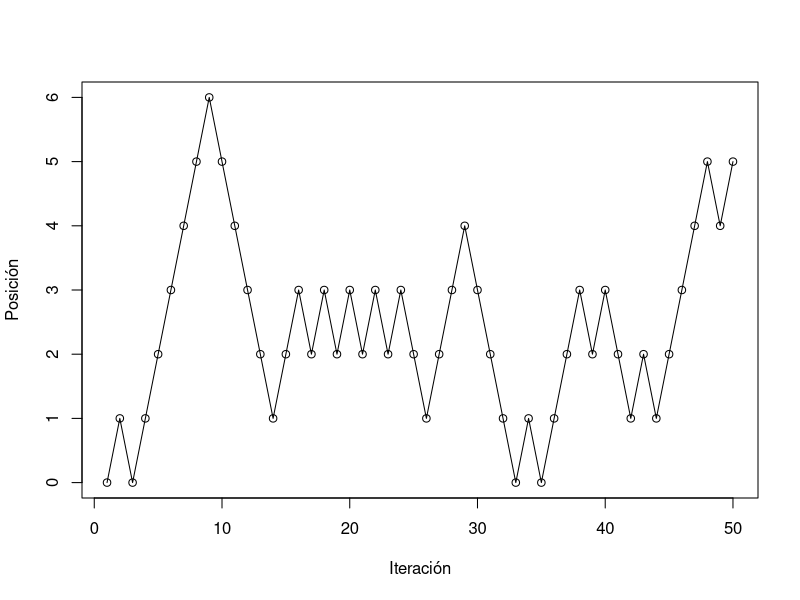

Recreate this plot in R.
## Estructuras de control: loops (for)

# Los "loops" ("lazos" en español) son comandos especiales que sirven para hacer
# ejecutar una tarea una cantidad arbitraria de veces; se llama iteración a cada
# una de estas repeticiones. Sirven para hacer en segundos lo que manualmente
# llevaría horas, días o sería simplemente demasiado.

# Los comandos más universales para hacer loops en programación son "for" y
# "while", y en R esto no es distinto.

# Se puede acceder a la ayuda de R con varios comandos, por ejemplo (no correr):
?Control
?"for"


## SINTÁXIS
# Aquí veremos solamente el caso más común que suele utilizarse en R, pero es
# bueno saber que existen variantes más sofisticadas.
# Este comando es usado cuando de antemano sabemos el número de iteraciones que
# necesitamos. En la práctica esto es la mayoría de las veces. Un loop for
# típico se escribe así:

for (i in 1:10) {
  # comando 1
  # comando 2
  # etc ...
}

# Con este código R ejecuta los comandos 1, 2, etc unas 10 veces. Por ejemplo,
# el siguiente ejemplo escribe la palabra "Hemoglobina" 4 veces:

for (i in 1:4) {
  print("Hemoglobina")
}

# ¡Atención! Un error común es olvidar escribir alguno de las llaves { y }; sin
# embargo en el caso de un único comando se pueden eliminar por completo ...

# Más importante aún que la cantidad de veces que se ejecutan los comandos es la
# discreta presencia de la letra "i" en la primer línea. El rol de este objeto
# es el de variable: en cada iteración el i cambia, tomando los valores 1, 2, 3
# y 4 (en este caso). Esto es sumamente útil para hacer casi cualquier cosa más
# elaborada que escribir lo mismo 4 veces ...

# El siguiente ejemplo muestra esta propiedad de forma explícita:

for (i in 1:5) {
  print("El valor i:")
  print(i)
}

# Nótese que ahora i = 5, ya que es el último valor del loop. Nótese también que
# no hay restricción alguna en los números a utilizar. Es perfectamente válido
# (y potencialmente útil) escribir 3:5 o -1:5 en lugar de 1:5 como en el ejemplo.

# Nótese también que se utilizan 2 espacios antes de los comandos interiores a
# las llaves. Esta práctica es simplemente un criterio común para que el ojo
# humano detecte fácilmente cuáles son los comandos del loop.

# ¡Atención! Uno de los errores más comunes es el poner un sólo número aquí,
# por ejemplo:

for (i in 5) {
  print(i)
}

# Esto sólo imprime "5".

# Nótese también: que la letra i no es la única opción, cualquier letra o
# palabra sirve.


## USOS MÁS COMUNES:
# 1. Para acceder de forma secuencial a los distintos valores de un vector,
# matriz o data.frame se pueden usar códigos como el siguiente:

perros <- c("cucho", "bobi", "morti", "sultan", "fido", "yonofui")

for (i in 1:length(perros)) {
  print(paste("Mi perro se llamaba:", perros[i]))
}

# Lo más importante para notar aquí es el uso de los paréntesis rectos para
# indicar que queremos sólo el iésimo elemento del vector "perros". Es decir, se
# escribe "perros[i]" y no "perros" solamente.

# Nótese que aquí en vez de escribir "1:6" se puso "1:length(perros)", de forma
# tal que no es necesario saber de antemano cuántos elementos tiene el vector en
# cuestión.

# En mismo principio se puede utilizar de muchas maneras distintas y en
# particular con matrices y data.frames puede ser muy útil. Por ejemplo, para
# imprimir el promedio de valores de cada fila en una matriz m:

m <- matrix(rnorm(24, 5), nrow=4)
for (i in 1:nrow(m)) {
  print(mean(m[i, ]))
}


# 2. Otro uso común es el de ir "rellenando" un objeto con valores obtenidos en
# cada iteración. En este tipo de estrategias, primero se debe crear el objeto
# vacío y luego en el for se ejecutan los comandos para hacer el rellenado. El
# siguiente ejemplo ilustra este principio utilizando la matriz m creada en el
# ejemplo anterior:

(promxfila <- numeric(nrow(m)))
# Este primer comando genera un vector de ceros con la longitud adecuada.
for (i in 1:nrow(m)) {
  promxfila[i] <- mean(m[i, ])
}

# Es fácil comprobar que el vector promxfila contiene los mismos valores que se
# imprimieron anteriormente.

# Nota: existe una forma más fácil y eficiente de hacer lo mismo:
promxfila <- rowMeans(m)


# 3. Los usos anteriores se pueden combinar para reproducir diferentes tipos de
# procesos. Vamos a ilustrar este principio con la llamada "caminata del
# borracho".

# La caminata del borracho es un proceso muy simple: en cada iteración se tira
# una moneda (usaremos "sample" para esto) y el borracho se mueve un paso a la
# izquierda o a la derecha según el caso.

# Hagamos un borracho con 50 iteraciones, cuya posición inicial es el cero.
# Primero hay que crear el vector para rellenar:

posicion <- numeric(50)
for (i in 1:49) {
  moneda <- sample(c(-1, 1), 1)
  posicion[i + 1] <- posicion[i] + moneda
}

# Podemos visualizar el resultado con un comando simple de plot:
plot(posicion, type="o", xlab="Iteración", ylab="Posición")


# 4. Loops Anidados. Muchas circunstancias pueden llevar a que sea necesario
# hacer un for dentro de otro for, lo cual suele hacer las cosas un poco más
# complicadas. Ilustraremos el concepto utilizando nuevamente la matriz m creada
# anteriormente:

for (i in 1:nrow(m)) {
  for (j in 1:ncol(m)) {
    print(m[i, j])
  }
}

# Como fácilmente se puede comprobar, este código simplemente imprime todos los
# elementos de la matriz m.

# Nótese: que la variable i se usa para las filas y la variable j para las
# columnas. Es importante en estos casos usar nombres diferentes para cada for,
# ya que de otra manera se producen errores que pasan inadvertidos.

# En general es lo más aconsejable tratar de evitar utilizar este tipo de
# recursos, ya que muchas veces se pueden resolver los mismos problemas de
# formas más eficientes. En la lección "loops-for-extra" se explica mejor esta
# idea y se dan algunos ejemplos.

## RESUMEN
# Hemos visto el tipo de loop más comunmente utilizado en programación. El loop
# 'for' se utiliza cuando "sabemos" de antemano el número de iteraciones que
# necesitamos.
# Dado que la sintaxis es relativamente elaborada, hay que tener especial
# atención a los errores, particularmente los más comunes: omisión de una llave,
# escribir mál la secuencia de números (1:n) o confundir el nombre de las
# variables (i, j, k, etc ...).
# Los ejemplos empleados dan cuenta de situaciones comunes en que podemos
# utilizar esta herramienta, pero no está limitada a éstas. Siendo particular-
# mente útil al realizar simulaciones con modelos o aplicar análisis a grandes
# series de datos, su combinación dentro de funciones y con otras estructuras
# de control (ej: condicionales) se hace más importante, y resulta fundamental
# como herramienta para cualquier programador.
